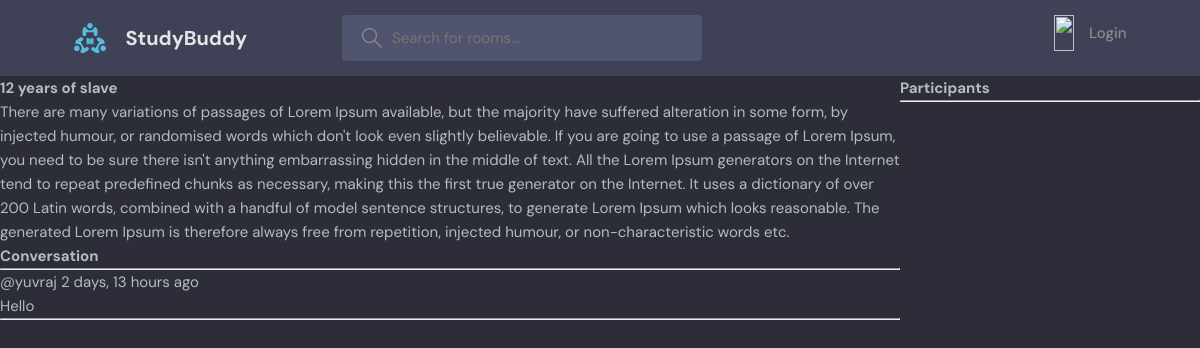
Page /room/2/ on the committed database.
### base/models.py (models this page shows, shortened)
class Room(models.Model):
    host = models.ForeignKey(User, on_delete=models.SET_NULL, null=True)
    topic = models.ForeignKey(Topic, on_delete=models.SET_NULL, null=True)
    name = models.CharField(max_length=200)
    description = models.TextField(null=True, blank=True)
    participants = models.ManyToManyField(User, related_name='participants',blank=True)
    updated = models.DateTimeField(auto_now=True)
    created = models.DateTimeField(auto_now_add=True)
    class Meta:
        ordering = ['-updated', '-created']

class Message(models.Model):
    user = models.ForeignKey(User, on_delete=models.CASCADE)
    room = models.ForeignKey(Room, on_delete=models.CASCADE)
    body = models.TextField()
    updated = models.DateTimeField(auto_now=True)
    created = models.DateTimeField(auto_now_add=True)
    class Meta:
        ordering = ['-updated', '-created']

### base/views.py (the view, shortened to what this page needs)
# urls.py: path('room/<str:pk>/',views.room, name="room"),
def room(request, pk):
    room=Room.objects.get(id=pk)
    room_messages=room.message_set.all()
    participants=room.participants.all()
    context={'room':room, 'room_messages': room_messages, 'participants':participants}
    return render(request,'base/room.html',context)

### base/templates/base/room.html (shortened to what this page needs)
{% extends 'main.html' %}
{% block content %}
<div class="room-container">
    <div>
<h1>{{room.name}}</h1>
<p>{{room.description}}</p>
<div class="comment-wrapper">
    <h3>Conversation</h3>
    <hr>
    {% for message in room_messages %}
        <div>
            <small>@{{message.user}} {{message.created|timesince}} ago</small>
            <p>{{message.body}}</p>
            <hr>
        </div>
    {% endfor %}
</div>
    </div>
    <di>
        <h3>Participants</h3>
        <hr>
    </di>
</div>
{% endblock %}

### static/styles/style.css (style rules this page uses)
:root { --color-main: #71c6dd; --color-main-light: #e1f6fb; --color-dark: #3f4156; --color-dark-medium: #51546e; --color-dark-light: #696d97; --color-light: #e5e5e5; --color-gray: #8b8b8b; --color-light-gray: #b2bdbd; --color-bg: #2d2d39; --color-success: #5dd693; --color-error: #fc4b0b; }
* { font-family: "DM Sans", -apple-system, BlinkMacSystemFont, "Segoe UI", Roboto, Oxygen, Ubuntu, Cantarell, "Open Sans", "Helvetica Neue", sans-serif; margin: 0; padding: 0; box-sizing: border-box; text-rendering: optimizeLegibility; font-size: inherit; }
html { font-size: 56.25%; }
@media only screen and (min-width: 1200px) { html { font-size: 62.5%; } }
body { line-height: 1.6; font-weight: 400; font-size: 1.5rem; color: var(--color-light-gray); background-color: var(--color-bg); min-height: 100vh; }

### base/templates/base/room.html (style rules this page uses)
.room-container { display: grid; grid-template-columns: 3fr 1fr; }

### rows in the picture
Room: name "12 years of slave", description "There are many variations of passages of Lorem Ipsum available, but the majority have suffered alteration in some form, by injected humour, or randomised words which don't look even slightly believable. If you are going to use a passage of Lorem Ipsum, you need to be sure there isn't anything embarrassing hidden in the middle of text. All the Lorem Ipsum generators on the Internet tend to repeat predefined chunks as necessary, making this the first true generator on the Internet. It uses a dictionary of over 200 Latin words, combined with a handful of model sentence structures, to generate Lorem Ipsum which looks reasonable. The generated Lorem Ipsum is therefore always free from…"
Message: user "yuvraj", created "2 days, 13 hours", body "Hello"
